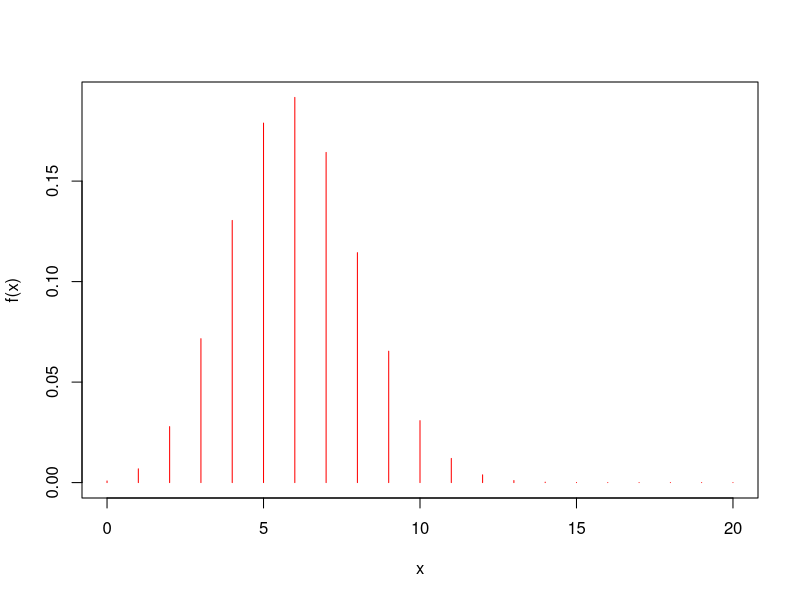
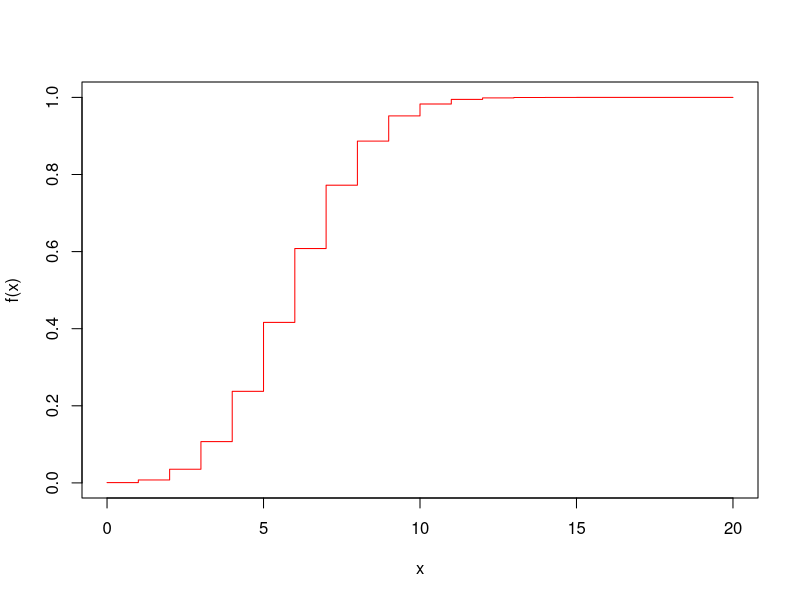
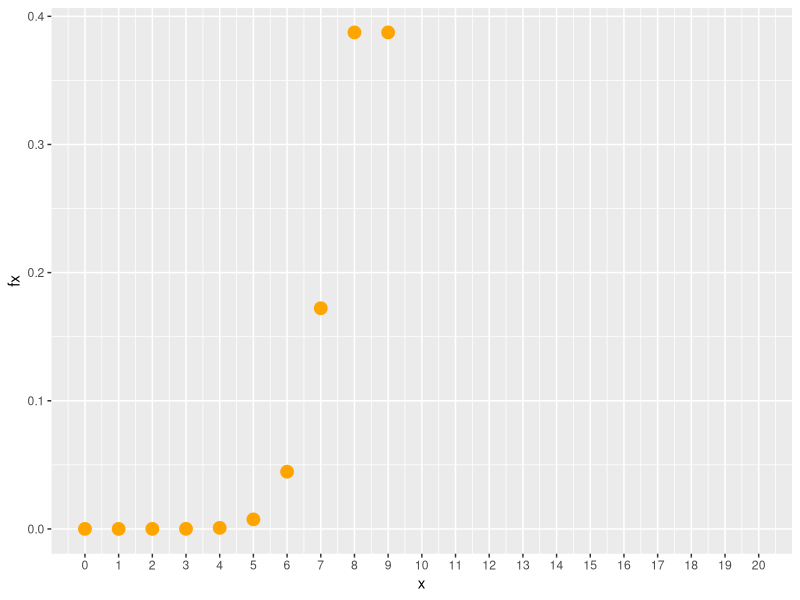
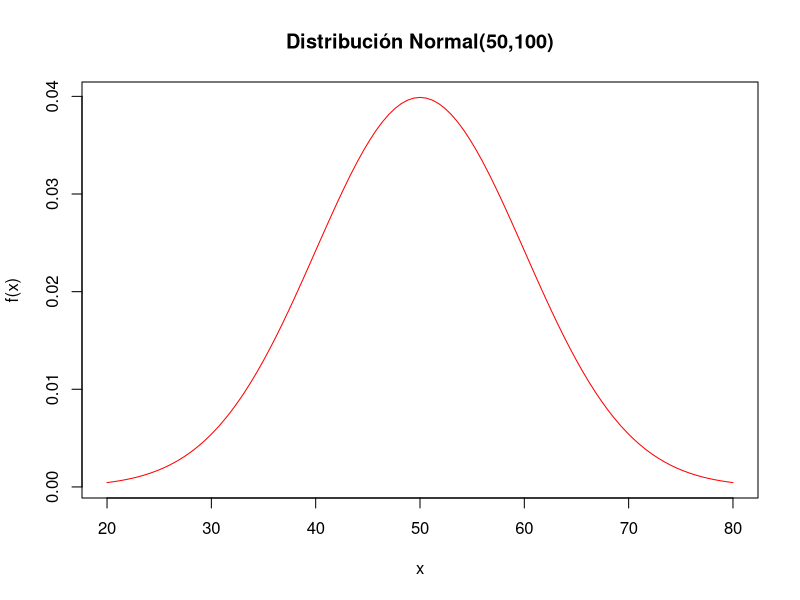
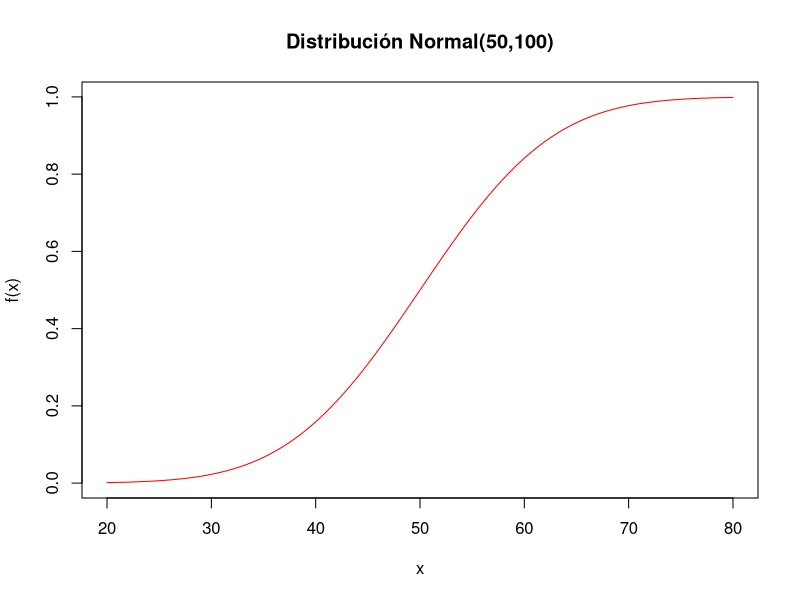
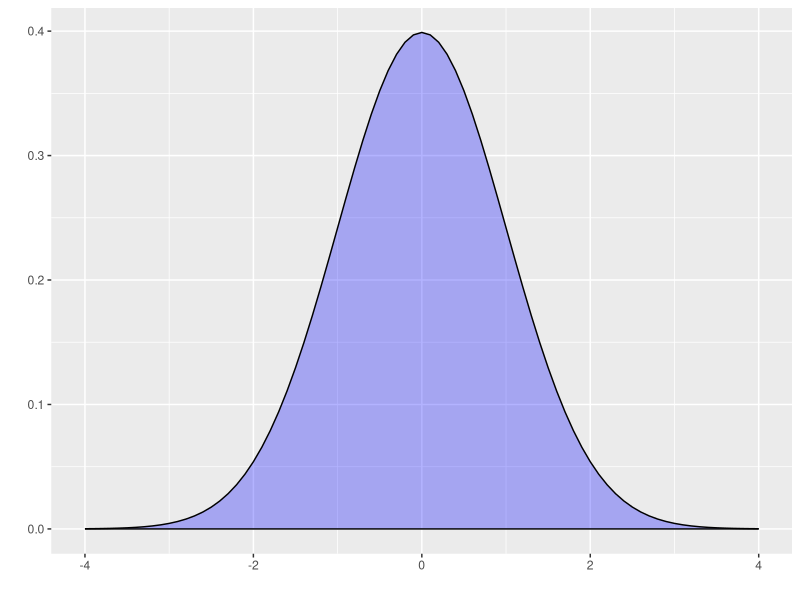
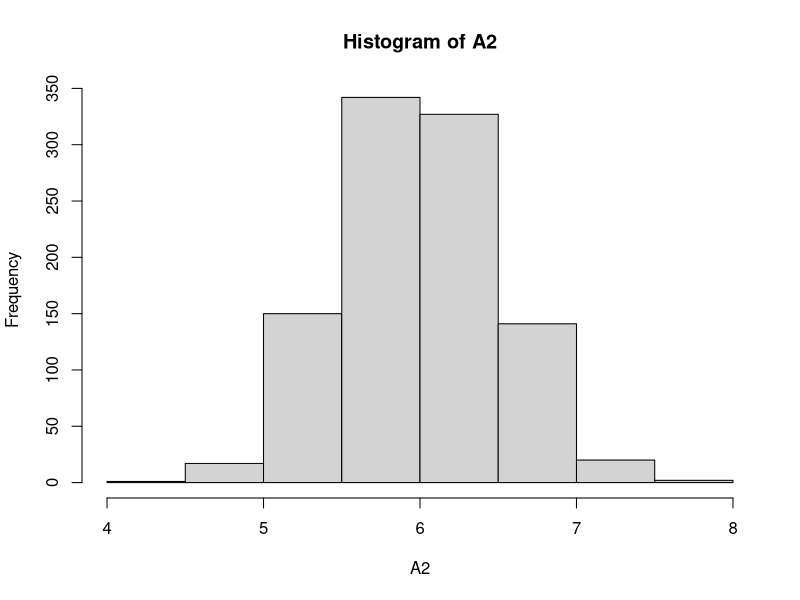
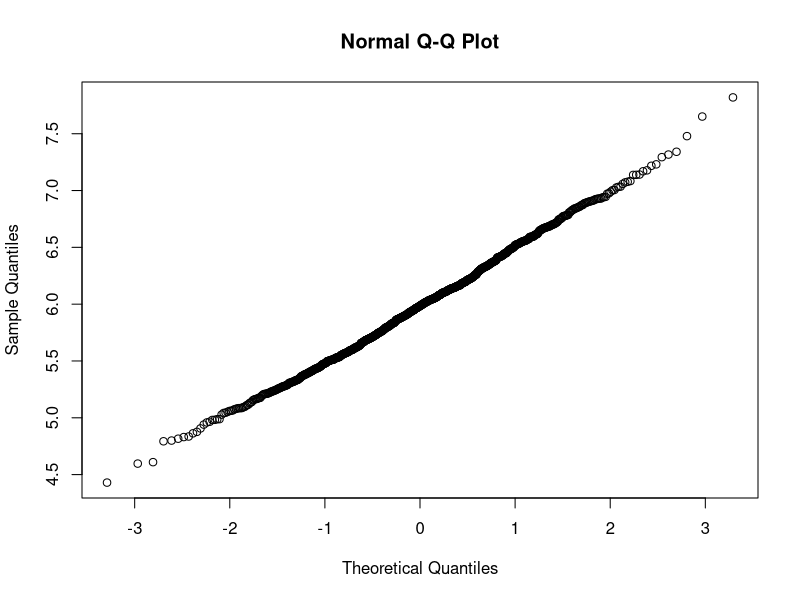

Generate these figures, in order, with R:
## ---- chunk 1
knitr::opts_chunk$set(echo = TRUE)
## ---- chunk 2
 help("pbinom")
## ---- chunk 3
dbinom(7, 20, 0.30)
## ---- chunk 4
pbinom(7, 20, 0.30)
## ---- chunk 5
x=0:20                     # genera secuencia 0 al 20
fx=dbinom(x, 20, 0.30)     # evalua f(x)
fx=round(fx,4)             # redondea a 4 decimales
Fx=pbinom(x, 20, 0.30)     # evalua en F(x)
Fx=round(Fx,4)             # redondea a 4 decimales
data.frame(x,fx,Fx)        # construye tabla
## ---- chunk 6
rbinom(15,20,0.30)
## ---- chunk 7
plot(x,dbinom(x,20,0.30), "h", 
	ylab="f(x)", col="red")
## ---- chunk 8
	plot(x,pbinom(x,20,0.30), "s", 
	ylab="f(x)", col="red")
## ---- chunk 9
library(ggplot2)
x=0:9
fx=dbinom(x,9,0.90)
dat=data.frame(x,fx)
	
ggplot(dat) + geom_point(aes(x, fx),colour = "orange", size = 4) +
       	scale_x_continuous(limits = c(0, 20),
	      breaks = 0:20, 
      	labels = c('0','1','2','3','4','5','6','7','8','9','10','11','12','13','14', '15','16','17','18','19','20'))
## ---- chunk 10
 pnorm(70,50,sqrt(100))
## ---- chunk 11
pnorm(70,50,sqrt(100),lower.tail=FALSE)
## ---- chunk 12
rnorm(10,70,sqrt(100))
## ---- chunk 13
curve(dnorm(x,50,sqrt(100)), from=20, to=80, 
col="red", main="Distribución Normal(50,100)",
ylab="f(x)")
## ---- chunk 14
curve(pnorm(x,50,sqrt(100)), from=20, to=80, 
col="red", main="Distribución Normal(50,100)",
ylab="f(x)")
## ---- chunk 15
# install.package("ggfortify")
library(ggfortify)
ggdistribution(dnorm, seq(-4, 4, 0.1), mean = 0, sd = 1,fill = 'blue')
## ---- chunk 16
	X2=rnorm(1000,mean=2.0,sd=0.1)    #  generación de numeros aleatorios  de X
	Y2=rnorm(1000,mean=3.0,sd=0.2)    #  generacion de numeros aleatorios  deY
	Z2=data.frame(X2,Y2)              #  generacion de matriz de X,Y
	A2=apply(Z2,1,prod)               #  area de la placa A=XY
	mediaA=mean(A2)                   #  media del vector de areas 
	varianzaA=var(A2)                 #  varianza del vector de areas 
	B2=as.numeric(A2>5.9 & A2<6.1)    #  generacion de variable de 0,1, 
	#  con 1 donde cumplecondicion   
	Pro3c=sum(B2)/1000                #  calculo de la  probabilidad 
	hist(A2)                          # histograma del valor de las areas
	qqnorm(A2)                        # grafico de normalidad del area
